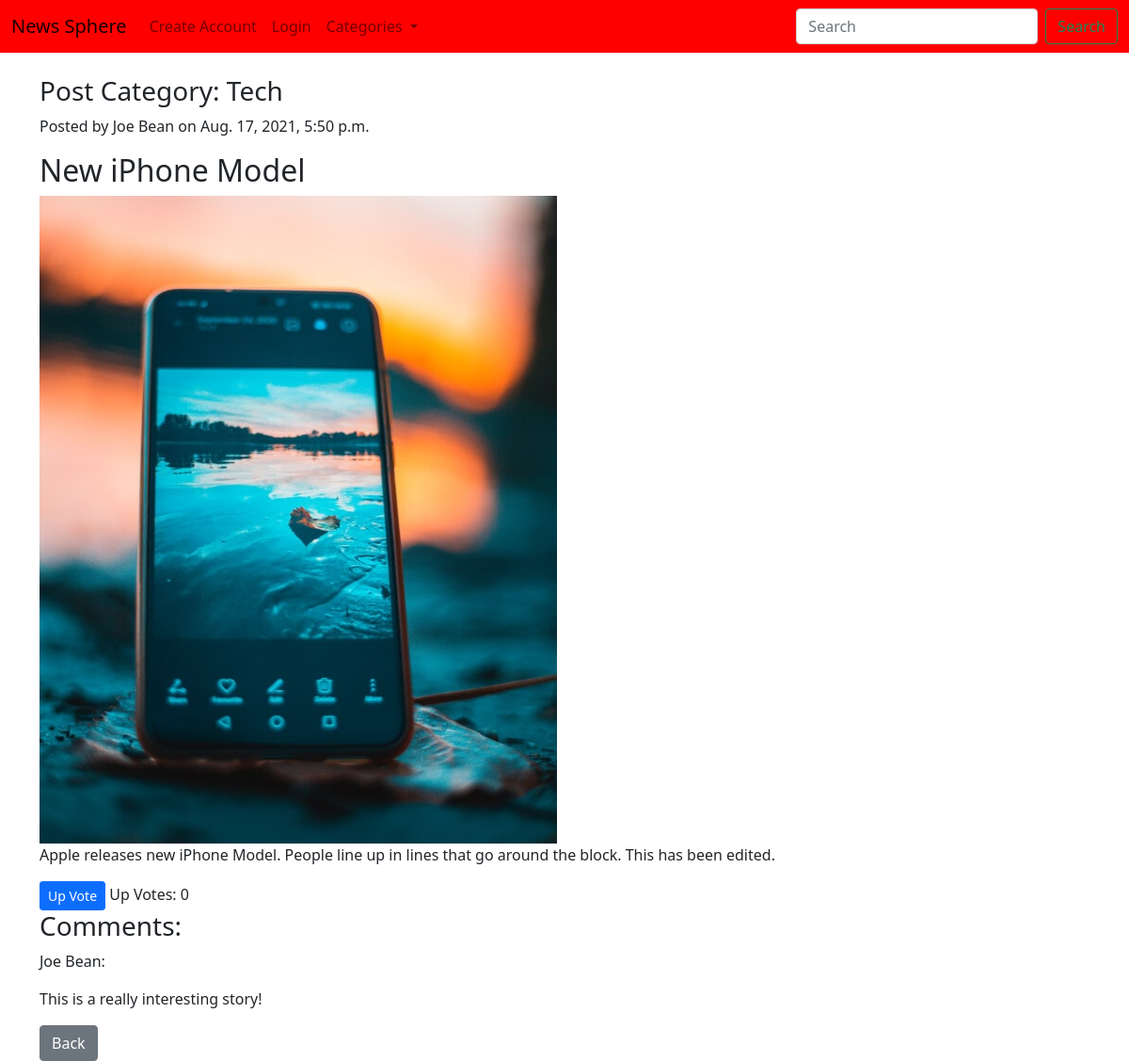
The app's page /posts/1/ with its own data.
### posts/models.py (models this page shows, shortened)
class Post(models.Model):
    category = models.ForeignKey(Category, on_delete=models.CASCADE, default=1)
    user = models.ForeignKey(User, on_delete=models.CASCADE)
    post_title = models.CharField(max_length=50)
    post_image = models.ImageField(null=True, blank=True, upload_to='uploads/images')
    post_description = models.TextField(max_length=5000)
    pub_date = models.DateTimeField('date published', default=timezone.now)
    votes = models.ManyToManyField(User, related_name='news_posts')
    def total_votes(self):
        return self.votes.count()

class Category(models.Model):
    name = models.CharField(max_length=50)

class Comment(models.Model):
    user = models.ForeignKey(User, on_delete=models.CASCADE)
    post = models.ForeignKey(Post, on_delete=models.CASCADE)
    comment_text = models.TextField(max_length=280)
    pub_date = models.DateTimeField('date published', default=timezone.now)
    votes = models.IntegerField(default=0)

### posts/views.py (the view)
# urls.py: path('<int:pk>/', views.PostPage.as_view(), name='post_page'),
class PostPage(generic.DetailView):
    model = Post
    template_name = 'posts/post_page.html'
    def get_context_data(self, **kwargs):
        cat_menu = Category.objects.all()
        context = super().get_context_data(**kwargs)
        context['cat_menu'] = cat_menu
        data = get_object_or_404(Post, id=self.kwargs['pk'])
        total_votes = data.total_votes()
        context['total_votes'] = total_votes
        return context

### posts/templates/posts/post_page.html (shortened to what this page needs)
{% extends 'base.html' %}
{% block content %}
{% if post %}
    <div>
        <h3>Post Category: {{ post.category.name }}</h3>
        <p> Posted by {{ post.user.first_name }}
            {{ post.user.last_name }} on {{ post.pub_date}}
        </p>
        <h2>{{ post.post_title }}</h2>
        {% if post.post_image %}
            <img src="{{ post.post_image.url }}">
        {% endif %}
        <p> {{ post.post_description }} </p>
        <form action="{% url 'posts:vote_post' post.pk %}" method="POST">
            <button type="submit", name="post_id", value="{{ post.id }}", class="btn btn-primary btn-sm">
                Up Vote </button>
            Up Votes: {{ total_votes }}
        </form>
        <h3>Comments:</h3>
        {% for comment in post.comment_set.all  %}
            <p>{{ comment.user.first_name }} {{ comment.user.last_name }}:</p>
            <p> {{ comment.comment_text }} </p>
        {% endfor %}
    </div>
{% else %}
    <p> Post not found.</p>
{% endif %}
<a href="{% url 'posts:index' %}" class="btn btn-secondary">Back</a>
{% endblock %}

### records on screen
Post: category.name "Tech", user.first_name "Joe", user.last_name "Bean", pub_date "Aug. 17, 2021, 5:50 p.m.", post_title "New iPhone Model", post_image (picture), post_description "Apple releases new iPhone Model. People line up in lines that go around the block. This has been edited."
Comment: user.first_name "Joe", user.last_name "Bean", comment_text "This is a really interesting story!"

### other values on screen
{{ total_votes }} "0"
